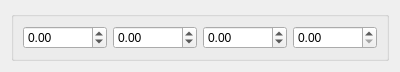
<?xml version="1.0" encoding="UTF-8"?>
<ui version="4.0">
 <class>VecEditWidget</class>
 <widget class="QWidget" name="VecEditWidget">
  <property name="geometry">
   <rect>
    <x>0</x>
    <y>0</y>
    <width>400</width>
    <height>58</height>
   </rect>
  </property>
  <property name="windowTitle">
   <string>Form</string>
  </property>
  <layout class="QHBoxLayout" name="horizontalLayout">
   <item>
    <widget class="QGroupBox" name="groupBox">
     <property name="title">
      <string/>
     </property>
     <layout class="QHBoxLayout" name="horizontalLayout_2">
      <item>
       <widget class="QDoubleSpinBox" name="x">
        <property name="minimum">
         <double>-10000.000000000000000</double>
        </property>
        <property name="maximum">
         <double>99999.000000000000000</double>
        </property>
        <property name="singleStep">
         <double>0.100000000000000</double>
        </property>
       </widget>
      </item>
      <item>
       <widget class="QDoubleSpinBox" name="y">
        <property name="minimum">
         <double>-10000.000000000000000</double>
        </property>
        <property name="maximum">
         <double>10000.000000000000000</double>
        </property>
        <property name="singleStep">
         <double>0.100000000000000</double>
        </property>
       </widget>
      </item>
      <item>
       <widget class="QDoubleSpinBox" name="z">
        <property name="minimum">
         <double>-10000.000000000000000</double>
        </property>
        <property name="maximum">
         <double>10000.000000000000000</double>
        </property>
        <property name="singleStep">
         <double>0.100000000000000</double>
        </property>
       </widget>
      </item>
      <item>
       <widget class="QDoubleSpinBox" name="w"/>
      </item>
     </layout>
    </widget>
   </item>
  </layout>
 </widget>
 <resources/>
 <connections>
  <connection>
   <sender>x</sender>
   <signal>valueChanged(double)</signal>
   <receiver>VecEditWidget</receiver>
   <slot>onValueChanged()</slot>
   <hints>
    <hint type="sourcelabel">
     <x>71</x>
     <y>27</y>
    </hint>
    <hint type="destinationlabel">
     <x>113</x>
     <y>3</y>
    </hint>
   </hints>
  </connection>
  <connection>
   <sender>y</sender>
   <signal>valueChanged(double)</signal>
   <receiver>VecEditWidget</receiver>
   <slot>onValueChanged()</slot>
   <hints>
    <hint type="sourcelabel">
     <x>221</x>
     <y>27</y>
    </hint>
    <hint type="destinationlabel">
     <x>253</x>
     <y>-3</y>
    </hint>
   </hints>
  </connection>
  <connection>
   <sender>z</sender>
   <signal>valueChanged(double)</signal>
   <receiver>VecEditWidget</receiver>
   <slot>onValueChanged()</slot>
   <hints>
    <hint type="sourcelabel">
     <x>322</x>
     <y>36</y>
    </hint>
    <hint type="destinationlabel">
     <x>362</x>
     <y>54</y>
    </hint>
   </hints>
  </connection>
 </connections>
 <slots>
  <slot>onValueChanged()</slot>
 </slots>
</ui>
